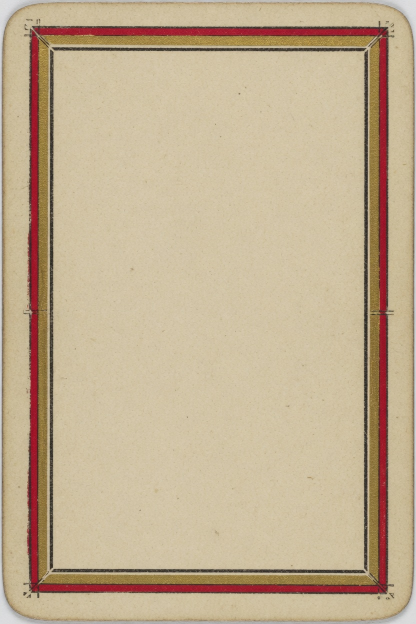
#> input picture mesa/assets/cards/_src/blank.jpg, 832 x 1248 px (shown at 1/2 size)
$ python build_deck.py
#> lines starting #> are read from the running program, lines starting #| are printed output that depends on the picture; pictures that were not available may be replaced by others from this repository, and a replacement may not be noted
"""Compose the 48-card Spanish deck from suit emblems + court figures."""

from __future__ import annotations

from pathlib import Path

from PIL import Image, ImageDraw, ImageFont

ROOT = Path(__file__).resolve().parent
SRC = ROOT / "_src"
OUT = ROOT

W, H = 512, 768
RANKS = (1, 2, 3, 4, 5, 6, 7, 10, 11, 12)
SUITS = ("oros", "copas", "espadas", "bastos")
RANK_NAME = {1: "AS", 10: "SOTA", 11: "CABALLO", 12: "REY"}
SUIT_NAME = {
    "oros": "ORO",
    "copas": "COPA",
    "espadas": "ESPADA",
    "bastos": "BASTOS",
}
FACE_FILE = {10: "sota.jpg", 11: "caballo.jpg", 12: "rey.jpg"}

# pip (x, y) in 0-1 of the inner panel
PIPS = {
    1: [(0.50, 0.50)],
    2: [(0.50, 0.28), (0.50, 0.72)],
    3: [(0.50, 0.26), (0.50, 0.50), (0.50, 0.74)],
    4: [(0.32, 0.30), (0.68, 0.30), (0.32, 0.70), (0.68, 0.70)],
    5: [(0.32, 0.28), (0.68, 0.28), (0.50, 0.50), (0.32, 0.72), (0.68, 0.72)],
    6: [
        (0.32, 0.26),
        (0.68, 0.26),
        (0.32, 0.50),
        (0.68, 0.50),
        (0.32, 0.74),
        (0.68, 0.74),
    ],
    7: [
        (0.32, 0.24),
        (0.50, 0.24),
        (0.68, 0.24),
        (0.32, 0.50),
        (0.68, 0.50),
        (0.32, 0.76),
        (0.68, 0.76),
    ],
}


def _font(size: int) -> ImageFont.FreeTypeFont | ImageFont.ImageFont:
    for name in ("georgia.ttf", "times.ttf", "arial.ttf", "calibri.ttf"):
        path = Path(r"C:\Windows\Fonts") / name
        if path.exists():
            return ImageFont.truetype(str(path), size)
    return ImageFont.load_default()


def _knock_cream(im: Image.Image) -> Image.Image:
    im = im.convert("RGBA")
    pix = im.load()
    w, h = im.size
    for y in range(h):
        for x in range(w):
            r, g, b, a = pix[x, y]
            if r > 210 and g > 195 and b > 165 and abs(r - g) < 45:
                pix[x, y] = (r, g, b, 0)
    bbox = im.getbbox()
    return im.crop(bbox) if bbox else im


def _fit(im: Image.Image, box: int) -> Image.Image:
    im = im.copy()
    im.thumbnail((box, box), Image.Resampling.LANCZOS)
    return im


def _fit_h(im: Image.Image, max_h: int, max_w: int) -> Image.Image:
    im = im.copy()
    im.thumbnail((max_w, max_h), Image.Resampling.LANCZOS)
    return im


def _paste_center(base: Image.Image, spr: Image.Image, cx: int, cy: int) -> None:
    x = int(cx - spr.width / 2)
    y = int(cy - spr.height / 2)
    base.alpha_composite(spr, (x, y))


def build() -> None:
    blank = Image.open(SRC / "blank.jpg").convert("RGBA").resize((W, H), Image.Resampling.LANCZOS)
    suits = {s: _knock_cream(Image.open(SRC / f"{s}.jpg")) for s in SUITS}
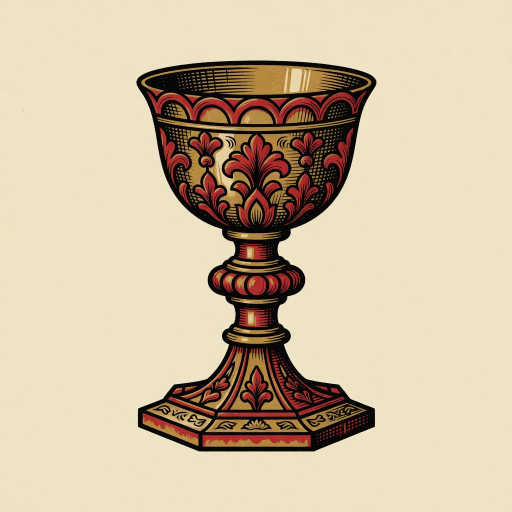
#> input picture mesa/assets/cards/_src/copas.jpg, 1024 x 1024 px, given in place of oros.jpg, which was not available (shown at 1/2 size)
#> in _knock_cream, `bbox = im.getbbox()`: bbox = (272, 121, 753, 903)
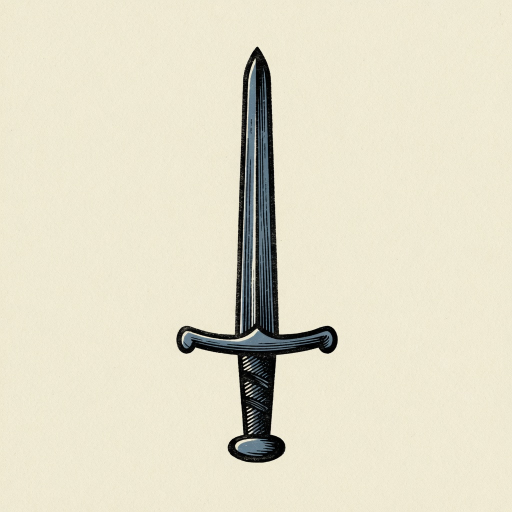
#> input picture mesa/assets/cards/_src/espadas.jpg, 1024 x 1024 px (shown at 1/2 size)
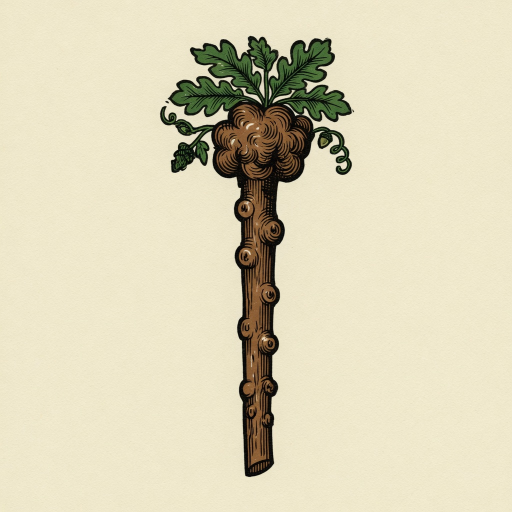
#> input picture mesa/assets/cards/_src/bastos.jpg, 1024 x 1024 px (shown at 1/2 size)
#> suits = 4 items
    faces = {
        r: _knock_cream(Image.open(SRC / FACE_FILE[r])) for r in (10, 11, 12)
    }
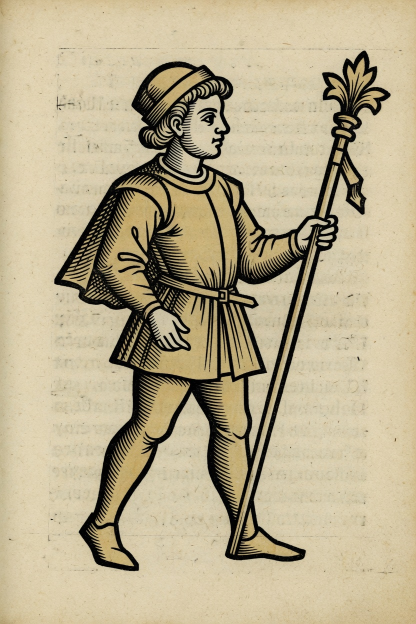
#> input picture mesa/assets/cards/_src/sota.jpg, 832 x 1248 px (shown at 1/2 size)
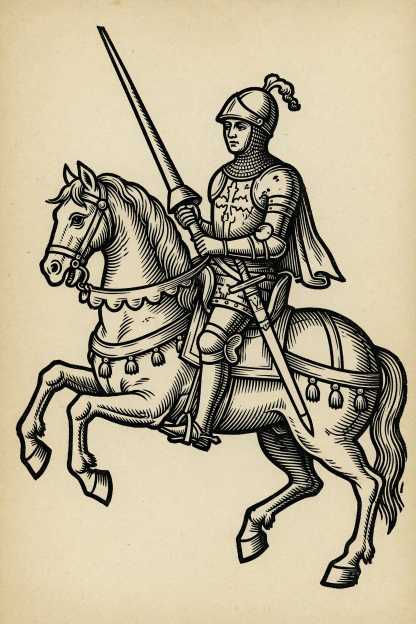
#> input picture mesa/assets/cards/_src/caballo.jpg, 832 x 1248 px (shown at 1/2 size)
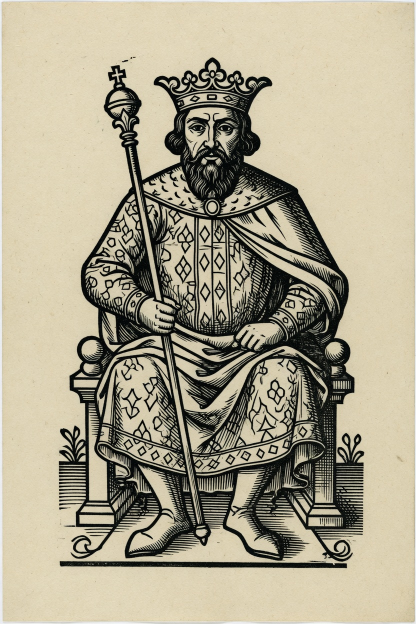
#> input picture mesa/assets/cards/_src/rey.jpg, 832 x 1248 px (shown at 1/2 size)
#> faces = 3 items
    font_big = _font(52)
    font_small = _font(28)
    inner = (70, 90, W - 70, H - 90)

    OUT.mkdir(parents=True, exist_ok=True)
    for suit in SUITS:
        emblem = suits[suit]
        for rank in RANKS:
            card = blank.copy()
            draw = ImageDraw.Draw(card)
            label = RANK_NAME.get(rank, str(rank))
            sname = SUIT_NAME[suit]
            draw.text((inner[0], 42), label, fill=(40, 20, 10), font=font_big)
            tw = draw.textlength(sname, font=font_small)
            draw.text(((W - tw) / 2, H - 72), sname, fill=(80, 40, 20), font=font_small)

            ix0, iy0, ix1, iy1 = inner
            iw, ih = ix1 - ix0, iy1 - iy0
            if rank in faces:
                fig = _fit_h(faces[rank], int(ih * 0.72), int(iw * 0.85))
                _paste_center(card, fig, W // 2, H // 2 + 10)
                pip = _fit(emblem, 72)
                _paste_center(card, pip, inner[0] + 36, inner[3] - 40)
            elif rank == 1:
                pip = _fit(emblem, 280)
                _paste_center(card, pip, W // 2, H // 2)
            else:
                size = 110 if rank <= 3 else 88
                pip = _fit(emblem, size)
                for fx, fy in PIPS[rank]:
                    _paste_center(
                        card,
                        pip,
                        int(ix0 + fx * iw),
                        int(iy0 + fy * ih),
                    )
            path = OUT / f"{suit}_{rank}.jpg"
            card.convert("RGB").save(path, quality=88, optimize=True)
            print(path.name)
#> this loop made 4 passes
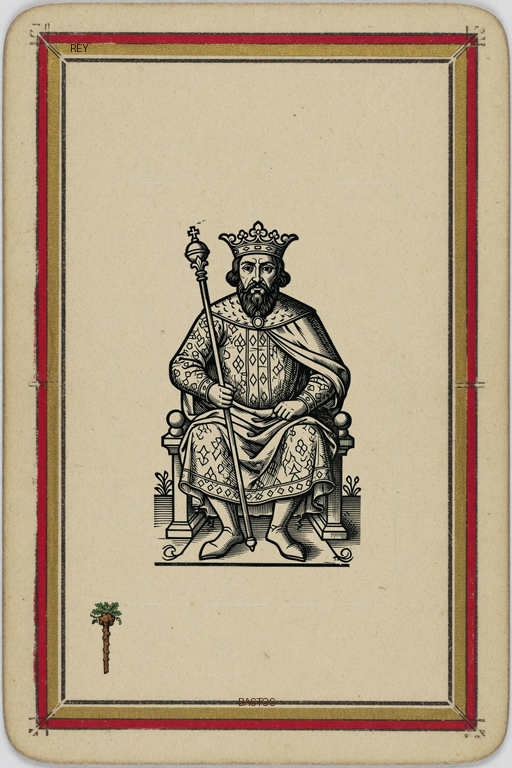
#> card: PIL image 512x768 RGBA; mean R, G, B, A 180, 161.9, 134.7, 255


if __name__ == "__main__":
    build()
